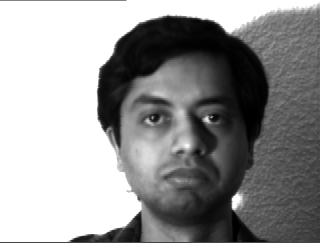
#> input picture data/database/subject_10_4_leftlight.jpg, 320 x 243 px; its folder holds only this picture in this run
$ python peep_workflow.py
#> lines starting #> are read from the running program, lines starting #| are printed output that depends on the picture
#> in _load_and_preprocess_images_from_folder, img is the input picture: PIL image 320x243 L; min 0, max 255, mean 148.7
### src/modules/image_preprocessing.py
import numpy as np
from PIL import Image


# [4 lines left out: function flatten_image, not called in this run]


def preprocess_image(img, resize_size, create_grayscale=True, create_normalized=True, create_flattened=True):
#> called with resize_size = (100, 100), create_grayscale = True, create_normalized = True, create_flattened = True
    try:
        processed_data = {}

        resized_img = img.resize(resize_size)
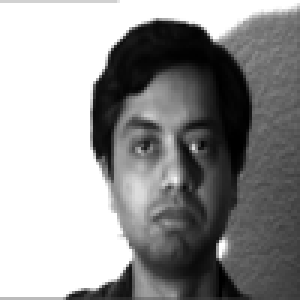
#> resized_img: PIL image 100x100 L (shown 3 times larger); min 0, max 255, mean 148.7
        if resized_img.size != resize_size:
             print(f"ERROR: Image resized to incorrect size: {resized_img.size}, expected {resize_size}")
             return {}
        processed_data['resized_image'] = resized_img

        if create_grayscale:
            grayscale_img = resized_img.convert("L")
            processed_data['grayscale_image'] = grayscale_img
        else:
            grayscale_img = resized_img

        if create_normalized:
            normalized_img = np.array(grayscale_img) / 255.0
            processed_data['normalized_image'] = normalized_img
        else:
            normalized_img = np.array(grayscale_img)

        if create_flattened:
            flattened_image = normalized_img.flatten()
#> flattened_image = 10000 values, max 1 at index 40, min 0 at index 2873, mean 0.583
            processed_data['flattened_image'] = flattened_image

        return processed_data

    except Exception as e:
        print(f"Error during image preprocessing: {e}")
        return {}

### src/modules/eigenface.py
import os
import numpy as np
from sklearn.decomposition import PCA
import matplotlib.pyplot as plt
import seaborn as sns

from src.config import IMAGE_SIZE  # Assuming IMAGE_SIZE is defined (e.g., (128, 128))
from src.modules.utils_image import image_numpy_to_pillow


class EigenfaceGenerator:
    """
    Generates eigenfaces from a set of images using Principal Component Analysis (PCA).

    Args:
        images (np.ndarray): A 2D NumPy array where each row represents a flattened image.
        n_components (int, optional): The number of principal components (eigenfaces) to generate.
            Defaults to 5.  If None, keeps all components.

    Attributes:
        images (np.ndarray): The input images.
        n_components (int): The number of principal components.
        pca (sklearn.decomposition.PCA): The fitted PCA object.
        eigenfaces (list): A list of eigenfaces, each reshaped to the original image size.
        mean_face (np.ndarray): The mean face, reshaped to the original image size.
        image_shape (tuple): The shape of the original images (height, width).
    """

    def __init__(self, images, n_components=5):
        if not isinstance(images, np.ndarray) or images.ndim != 2:
            raise ValueError("`images` must be a 2D NumPy array (num_images x flattened_image_size).")

        self.images = images
        self.n_components = n_components if n_components is not None else min(
            images.shape)  # Ensure n_components doesn't exceed dimensions
        self.pca = None
        self.eigenfaces = None
        self.mean_face = None
        self.image_shape = IMAGE_SIZE  # Or derive from image data if available before flattening
        self.original_data = None  # Store for potential later use, like reconstruction

    def generate(self):
        """
        Performs PCA to generate eigenfaces.
        """
        if not self.images.any():
            raise ValueError("No image data provided.")
        if self.images.shape[0] < 2:  # Check for minimum number of images
            raise ValueError("At least two images are required to generate eigenfaces.")

        self.original_data = self.images
        self.pca = PCA(n_components=self.n_components)
        self.pca.fit(self.images)
        self.eigenfaces = [component.reshape(self.image_shape) for component in self.pca.components_]
        self.mean_face = self.pca.mean_.reshape(self.image_shape)

    # [176 lines left out: functions get_eigenfaces, get_mean_face, get_pca_object, reconstruct_image, plot_eigenfaces, plot_mean_face and 2 more, not called in this run]

    def get_num_vectors_per_user(self):
        """Returns the number of vectors (components) used per user."""
        return self.n_components

### src/modules/peep_workflow.py
import os
import numpy as np
import pandas as pd
from PIL import Image
from src.modules.image_preprocessing import preprocess_image
from src.modules.eigenface import EigenfaceGenerator
from src.config import IMAGE_SIZE
from tqdm import tqdm


class PeepWorkflow:
    def __init__(self, image_folder=None, subject_prefix=None,
                 image_extensions=(".png", ".jpg", ".jpeg")):
        self.image_folder = image_folder
        self.subject_prefix = subject_prefix
        self.resize_size = IMAGE_SIZE
        self.image_extensions = image_extensions
        self.df = None
        self.pca_objects = {}
        self.all_eigenfaces = []
        self.all_noisy_eigenfaces = []
        self.X = None
        self.y = None

    def _load_and_preprocess_images_from_folder(self):
        if not self.image_folder:
            raise ValueError("image_folder must be specified for folder processing.")

        data = []
        for filename in tqdm(os.listdir(self.image_folder), desc="Loading and Preprocessing Images (Folder)"):
            if not filename.lower().endswith(self.image_extensions):
                continue

            try:
                parts = filename.split("_")
                if len(parts) < 4:
                    raise ValueError(f"Filename '{filename}' is invalid.")

                subject_number = int(parts[1])
                image_number = int(parts[2])

                if self.subject_prefix and str(subject_number) != self.subject_prefix:
                    continue

                image_path = os.path.join(self.image_folder, filename)
                with Image.open(image_path) as img:
                    processed_data = self._preprocess_single_image(img)
#> processed_data = 4 items
                    if not processed_data:
                        print(f"Skipping {filename} due to preprocessing error.")
                        continue

                    row_data = {
                        'filename': filename,
                        'subject_number': subject_number,
                        'image_number': image_number,
                        'flattened_image': processed_data['flattened_image']
                    }
                    data.append(row_data)
            except (IOError, OSError, ValueError) as e:
                print(f"Error processing {filename}: {e}")
                continue

        if not data:
            print("No images found or all images were invalid.")
            return False

        self.df = pd.DataFrame(data)
#> self.df = table of 1 rows and 4 columns
        return True

    def _preprocess_single_image(self, img):
        return preprocess_image(
            img.copy(), self.resize_size, create_grayscale=True,
            create_normalized=True, create_flattened=True
        )

    # [35 lines left out: function _load_and_preprocess_images_from_dataframe, not called in this run]

    def _generate_eigenfaces(self):
        if self.df is None:
            print("DataFrame not initialized. Run a loading/preprocessing method first.")
            return False

        self.all_eigenfaces = []
        subject = 15 if 'imageId' in self.df.columns else self.df['subject_number'].unique()
#> subject = [10]

        subjects = [subject] if isinstance(subject, int) else subject
#> subjects = [10]
        for current_subject in tqdm(subjects, desc="Generating Eigenfaces"):

            subject_df = self.df[
                self.df['subject_number'] == current_subject] if 'subject_number' in self.df.columns else self.df

            if subject_df.empty:
                print(f"Warning: No images found for subject {current_subject}. Skipping.")
                continue

            images_for_subject = np.array(subject_df['flattened_image'].tolist(), dtype=np.float64).copy()
            n_components = len(images_for_subject)

            if n_components == 0:
                print(f"Warning: No images for subject {current_subject}.")
                continue

            try:
                eigenface_generator = EigenfaceGenerator(images_for_subject, n_components=n_components)
                eigenface_generator.generate()
                self.pca_objects[current_subject] = eigenface_generator.get_pca_object()
                self.all_eigenfaces.extend(eigenface_generator.get_eigenfaces())

            except (ValueError, Exception) as e:
                print(f"Error for subject {current_subject}: {e}")
                continue
#> this loop made 1 pass
#> (current_subject, subject_df, n_components) on pass 1: (10, table of 1 rows and 4 columns, 1)
#| Error for subject 10: At least two images are required to generate eigenfaces.
#> after the loop, self.all_eigenfaces = []; self.pca_objects = 0 items

        if not self.pca_objects:
            print("Error: No PCA objects generated.")
            return False
        return True

    def _add_laplace_noise(self):
        # Placeholder for Laplace noise addition (not implemented)
        return True

    # [10 lines left out: function _eigenfaces_to_pil, not called in this run]

    def get_eigenfaces(self):
        return self._eigenfaces_to_pil(self.all_eigenfaces)

    def run_from_folder(self):
        if not self._load_and_preprocess_images_from_folder():
            return None, None

        if not self._generate_eigenfaces():
            return None, None

        if len(self.all_eigenfaces) != len(self.df):
            print(f"Warning: Mismatch in eigenface count. Padding/truncating.")
            while len(self.all_eigenfaces) < len(self.df):
                self.all_eigenfaces.append(None)
            if len(self.all_eigenfaces) > len(self.df):
                self.all_eigenfaces = self.all_eigenfaces[:len(self.df)]

        self.df['eigenface'] = self.all_eigenfaces
        if not self._add_laplace_noise():
            return None, None
        # self.df['noisy_eigenface'] = self.all_noisy_eigenfaces #Not implemented

        self.X = np.array(self.df['eigenface'].tolist(), dtype=np.float64).copy()
        self.y = np.array(self.df['subject_number'].tolist())

        if len(self.X) == 0:
            print("No data for ML.")
            return None, None

        return self.X, self.y

    # [28 lines left out: function run_from_dataframe, not called in this run]

if __name__ == '__main__':
    print("\n\nTest with the folder")
    image_folder = "../../data/database"
    workflow_folder = PeepWorkflow(image_folder)
    X_folder, y_folder = workflow_folder.run_from_folder()
    print(workflow_folder.df.columns)
#| Index(['filename', 'subject_number', 'image_number', 'flattened_image'], dtype='object')
    if X_folder is not None:
        print(f"Shape of X (folder): {X_folder.shape}")
        print(f"Shape of y (folder): {y_folder.shape}")
        pil_eigenfaces_folder = workflow_folder.get_eigenfaces()

    print("\n\nTest with a given dataframe")

    # simulation of subject_15's dataframe
    sample_images = []
    image_ids = []
    for i, filename in enumerate(os.listdir(image_folder)):
        if filename.lower().endswith((".png", ".jpg", ".jpeg")) and filename.startswith("subject_15"):
            try:
                with Image.open(os.path.join(image_folder, filename)) as img:
                    sample_images.append(img.copy())
                    image_ids.append(i + 1)
            except Exception as e:
                print(f"Could not open {filename} : {e}")
    # end of making subject_15's dataframe

    if not sample_images:
        print("No images found for subject15 to create example DataFrame.")
    else:
        data = {'userFaces': sample_images, 'imageId': image_ids}
        sample_df = pd.DataFrame(data)

        workflow_df = PeepWorkflow()
        X_df, y_df = workflow_df.run_from_dataframe(sample_df)

        print(workflow_df.df.columns)

        if X_df is not None:
            print(f"Shape of X (DataFrame): {X_df.shape}")
            print(f"Shape of y (DataFrame): {y_df.shape}")
            pil_eigenfaces_df = workflow_df.get_eigenfaces()
            if pil_eigenfaces_df:
                print(f"Generated {len(pil_eigenfaces_df)} eigenfaces from DataFrame.")
            else:
                print("No eigenfaces generated from DataFrame.")

$ run again, on data/database/subject_2_1_centerlight.jpg
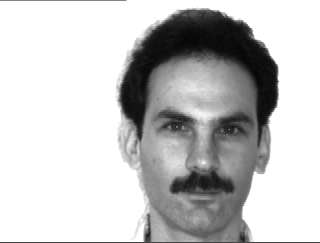
#> input picture data/database/subject_2_1_centerlight.jpg, 320 x 243 px
#> in _load_and_preprocess_images_from_folder, img is the input picture: PIL image 320x243 L; min 6, max 255, mean 197.7
#> in preprocess_image, `resized_img = img.resize(resize_size)`:
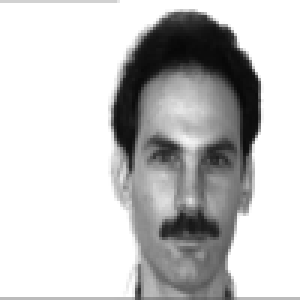
#> resized_img: PIL image 100x100 L (shown 3 times larger); min 7, max 255, mean 197.8
#> flattened_image = 10000 values, max 1 at index 40, min 0.0275 at index 1658, mean 0.776
#> processed_data = 4 items
#> self.df = table of 1 rows and 4 columns
#> subject = [2]
#> the loop in _generate_eigenfaces, `for current_subject in tqdm(subjects, desc="Generating Eigenfaces"): ` made 1 pass
#> (current_subject, subject_df, n_components) on pass 1: (2, table of 1 rows and 4 columns, 1)
#> (printed output is left out)
#> after the loop in _generate_eigenfaces, `for current_subject in tqdm(subjects, desc="Generating Eigenfaces"):`: self.all_eigenfaces = []; self.pca_objects = 0 items
#| Index(['filename', 'subject_number', 'image_number', 'flattened_image'], dtype='object')

$ run again, on data/database/subject_3_4_leftlight.jpg
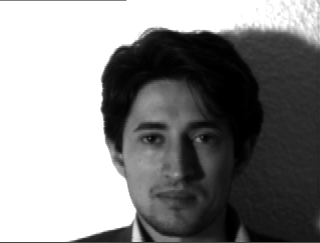
#> input picture data/database/subject_3_4_leftlight.jpg, 320 x 243 px
#> in _load_and_preprocess_images_from_folder, img is the input picture: PIL image 320x243 L; min 0, max 255, mean 136.8
#> in preprocess_image, `resized_img = img.resize(resize_size)`:
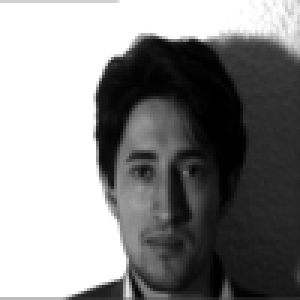
#> resized_img: PIL image 100x100 L (shown 3 times larger); min 0, max 255, mean 136.8
#> flattened_image = 10000 values, max 1 at index 40, min 0 at index 2272, mean 0.536
#> processed_data = 4 items
#> self.df = table of 1 rows and 4 columns
#> subject = [3]
#> the loop in _generate_eigenfaces, `for current_subject in tqdm(subjects, desc="Generating Eigenfaces"): ` made 1 pass
#> (current_subject, subject_df, n_components) on pass 1: (3, table of 1 rows and 4 columns, 1)
#> (printed output is left out)
#> after the loop in _generate_eigenfaces, `for current_subject in tqdm(subjects, desc="Generating Eigenfaces"):`: self.all_eigenfaces = []; self.pca_objects = 0 items
#| Index(['filename', 'subject_number', 'image_number', 'flattened_image'], dtype='object')

$ run again, on data/database/subject_10_5_noglasses.jpg
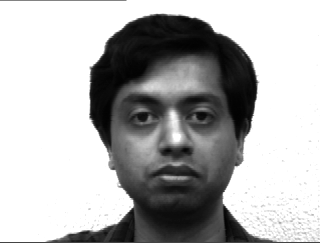
#> input picture data/database/subject_10_5_noglasses.jpg, 320 x 243 px
#> in _load_and_preprocess_images_from_folder, img is the input picture: PIL image 320x243 L; min 2, max 255, mean 177.3
#> in preprocess_image, `resized_img = img.resize(resize_size)`:
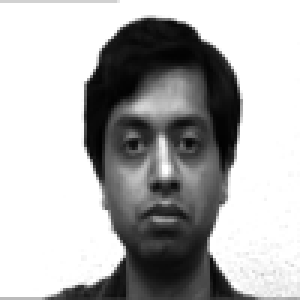
#> resized_img: PIL image 100x100 L (shown 3 times larger); min 1, max 255, mean 177.3
#> flattened_image = 10000 values, max 1 at index 40, min 0.00392 at index 4833, mean 0.695
#> processed_data = 4 items
#> self.df = table of 1 rows and 4 columns
#> subject = [10]
#> the loop in _generate_eigenfaces, `for current_subject in tqdm(subjects, desc="Generating Eigenfaces"): ` made 1 pass
#> (current_subject, subject_df, n_components) on pass 1: (10, table of 1 rows and 4 columns, 1)
#> (printed output is left out)
#> after the loop in _generate_eigenfaces, `for current_subject in tqdm(subjects, desc="Generating Eigenfaces"):`: self.all_eigenfaces = []; self.pca_objects = 0 items
#| Index(['filename', 'subject_number', 'image_number', 'flattened_image'], dtype='object')
